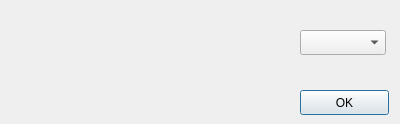
<?xml version="1.0" encoding="UTF-8"?>
<ui version="4.0">
 <class>Dialog</class>
 <widget class="QDialog" name="Dialog">
  <property name="geometry">
   <rect>
    <x>0</x>
    <y>0</y>
    <width>400</width>
    <height>124</height>
   </rect>
  </property>
  <property name="windowTitle">
   <string>Dialog</string>
  </property>
  <widget class="QPushButton" name="pushButton">
   <property name="geometry">
    <rect>
     <x>300</x>
     <y>90</y>
     <width>89</width>
     <height>25</height>
    </rect>
   </property>
   <property name="text">
    <string>OK</string>
   </property>
  </widget>
  <widget class="QComboBox" name="comboBox">
   <property name="geometry">
    <rect>
     <x>300</x>
     <y>30</y>
     <width>86</width>
     <height>25</height>
    </rect>
   </property>
  </widget>
 </widget>
 <resources/>
 <connections/>
</ui>
